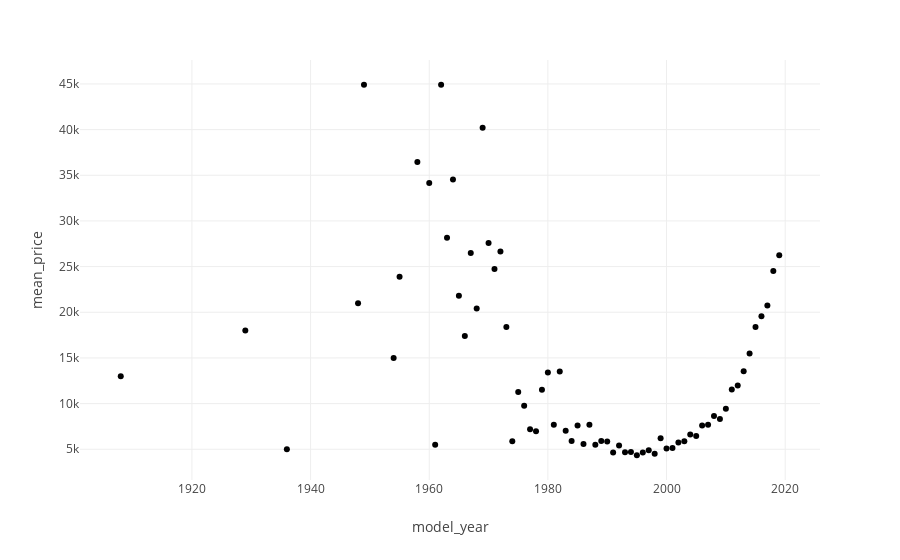

Notebook code cell kept with this figure:
### Code cell
# Scatter plot of mean price by model year
mean_price_by_model_yr_scatter = pex.scatter(mean_cost_by_model_yr, y="mean_price")
mean_price_by_model_yr_scatter.show()

### Figure 1 — Plotly figure (JSON) as saved in the notebook; plotly's stock layout.template omitted (floating-point values rounded to 4 significant figures)
{"data": [{"hovertemplate": "model_year=%{x}<br>mean_price=%{y}<extra></extra>", "legendgroup": "", "marker": {"color": "#000001", "symbol": "circle"}, "mode": "markers", "name": "", "orientation": "v", "showlegend": false, "type": "scatter", "x": [1962, 1949, 1969, 1958, 1964, 1960, 1963, 1970, 1972, 1967, 2019, 1971, 2018, 1955, 1965, 1948, 2017, 1968, 2016, 2015, 1973, 1929, 1966, 2014, 1954, 2013, 1982, 1980, 1908, 2012, 2011, 1979, 1975, 1976, 2010, 2008, 2009, 1981, 2007, 1987, 2006, 1985, 1977, 1983, 1978, 2004, 2005, 1999, 1984, 1989, 2003, 1974, 1990, 2002, 1986, 1961, 1988, 1992, 2001, 2000, 1936, 1997, 1994, 1993, 1991, 1996, 1998, 1995], "xaxis": "x", "y": [44910.0, 44900, 40210, 36450, 34540.0, 34170.0, 28170.0, 27580, 26660, 26485, 26250.0, 24740.0, 24520.0, 23900, 21800.0, 21000, 20740.0, 20415, 19570.0, 18400.0, 18390.0, 18000, 17390.0, 15480.0, 15000, 13550.0, 13530.0, 13410.0, 12995, 11980.0, 11550.0, 11500.0, 11280.0, 9766.0, 9435.0, 8640.0, 8305.0, 7695, 7691.0, 7670.0, 7593.0, 7592.0, 7200.0, 7036.0, 6970, 6618.0, 6439.0, 6213.0, 5902, 5894.0, 5871.0, 5862.0, 5839.0, 5733.0, 5579.0, 5500, 5482.0, 5410.0, 5150.0, 5085.0, 5000, 4899.0, 4702.0, 4684.0, 4648.0, 4643.0, 4520.0, 4343.0], "yaxis": "y"}], "layout": {"legend": {"tracegroupgap": 0}, "margin": {"t": 60}, "xaxis": {"anchor": "y", "domain": [0, 1], "title": {"text": "model_year"}}, "yaxis": {"anchor": "x", "domain": [0, 1], "title": {"text": "mean_price"}}}}
